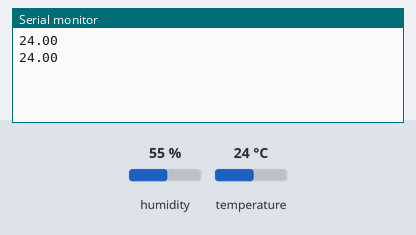
This sketch was run on a simulated Arduino Uno, built with avr-gcc and run on an emulated ATmega328P. Parts: the last lines printed to the serial monitor. The test bench sets the inputs (shaded band); at power-on: temperature 24 °C, humidity 55 %.

Above: at 4.8 s.
4.9 s: temperature set to 12 °C
At 7.1 s:
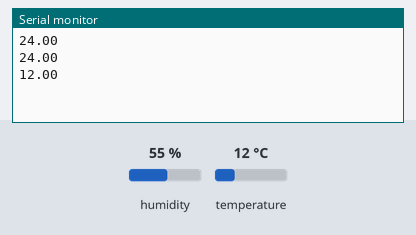
7.9 s: temperature set to 19 °C
At 9.5 s:
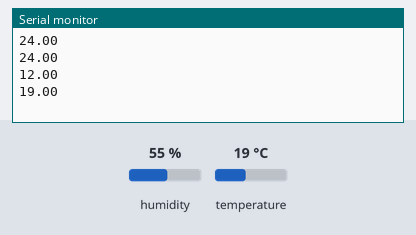
Timing chart, 0 to 11.0 s (numbered marks = the images above; inputs shaded):
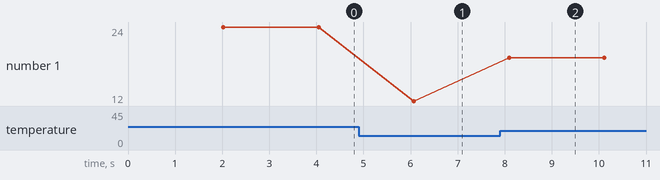

The sketch:

sensor.ino
```cpp
#include "DHT.h" //ライブラリインクルード
#define DHT_Pin 8 //DHT11のDATAピンを定義
#define DHT_Type DHT11 //センサの型番定義　DHT11,DHT22など

DHT dht(DHT_Pin, DHT_Type); //センサ初期化
/* 計測値設定 */
float humidity = 0.0f; //湿度
float tempC = 0.0f; //摂氏温度
void setup() {
Serial.begin(9600); //シリアル通信のデータ転送レートを9600bpsで指定。bpsはビット/秒。
dht.begin(); //温湿度センサー開始
}
void loop() {
delay(2000); //2秒待つ　データの読み出し周期1秒以上必要。
humidity = dht.readHumidity(); //湿度の読み出し
tempC = dht.readTemperature(); //温度の読み出し 摂氏
/* 読み取れたかどうかのチェック */
if (isnan(humidity) || isnan(tempC)) {
return;
}
/* 以下読み取り値の表示 */
Serial.println(tempC);
}
//参考URL
//https://omoroya.com/arduino-lesson11/
```

Measured:
- after the input at 4.9 s, the serial monitor: prints a new line after 1.2 s (image 1)
- after the input at 7.9 s, the serial monitor: prints a new line after 0.19 s (image 2)
- plotted number 1: 24 → 12 after the input at 4.9 s, 12 → 19 after the input at 7.9 s
